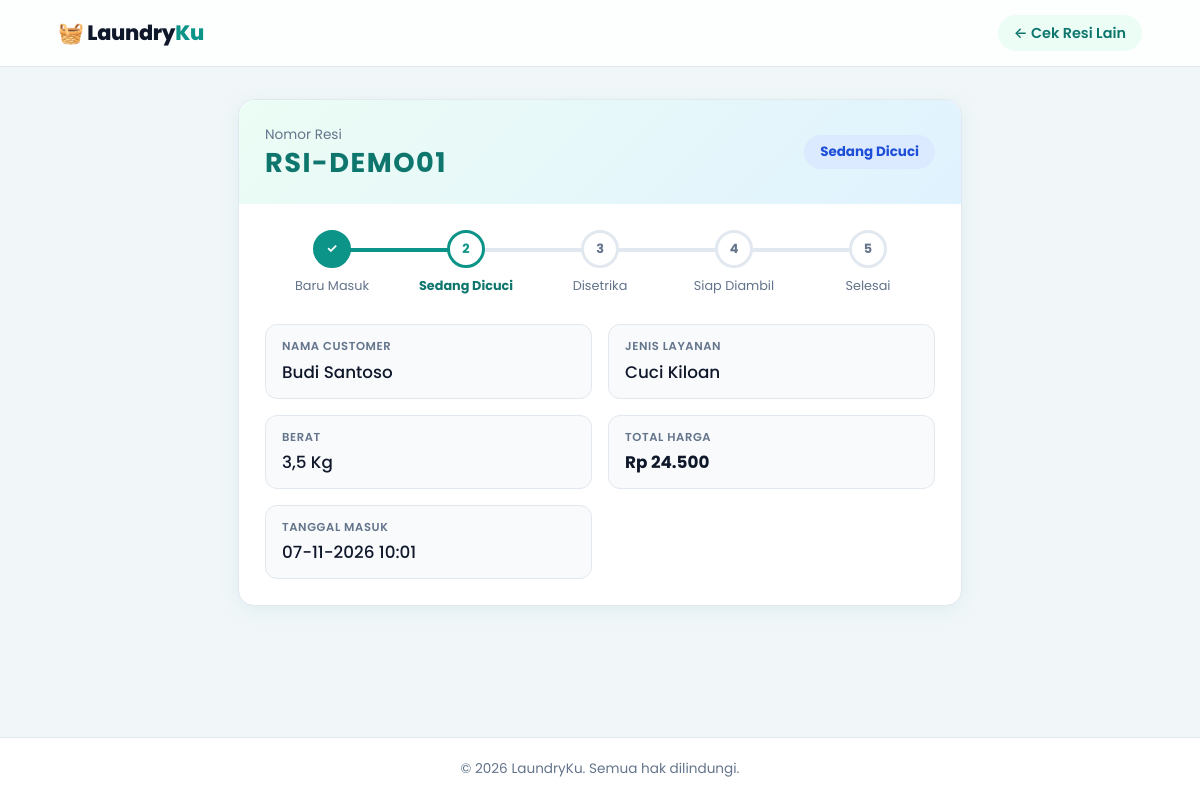
Screenshot of /detail-resi.php?resi=RSI-DEMO01 with the database file from the repository.
### tables this page shows
CREATE TABLE IF NOT EXISTS transaksi (
    id            INT UNSIGNED  NOT NULL AUTO_INCREMENT,
    no_resi       VARCHAR(20)   NOT NULL,
    nama_customer VARCHAR(100)  NOT NULL,
    no_hp         VARCHAR(20)   NOT NULL,
    jenis_layanan VARCHAR(50)   NOT NULL,
    berat_kg      DECIMAL(6,2)  NOT NULL,
    total_harga   INT UNSIGNED  NOT NULL,
    status_cucian ENUM('Baru Masuk','Sedang Dicuci','Disetrika','Siap Diambil','Selesai')
                  NOT NULL DEFAULT 'Baru Masuk',
    tanggal_masuk DATETIME      NOT NULL DEFAULT CURRENT_TIMESTAMP,
    PRIMARY KEY (id),
    UNIQUE KEY uq_transaksi_resi (no_resi),
    KEY idx_transaksi_status (status_cucian)
);

### config/database.php (called while the page is built, shortened)
<?php
function e($teks): string
{
    return htmlspecialchars((string) $teks, ENT_QUOTES, 'UTF-8');
}
function rupiah($angka): string
{
    return 'Rp ' . number_format((float) $angka, 0, ',', '.');
}
function tgl($datetime): string
{
    return date('d-m-Y H:i', strtotime($datetime));
}
function status_slug(string $status): string
{
    return strtolower(str_replace(' ', '-', $status));
}

### detail-resi.php (the view, shortened to what this page needs)
<?php
require __DIR__ . '/config/database.php';
$resi = strtoupper(trim($_GET['resi'] ?? ''));
$stmt = $conn->prepare('SELECT * FROM transaksi WHERE no_resi = ? LIMIT 1');
$stmt->bind_param('s', $resi);
$stmt->execute();
$data = $stmt->get_result()->fetch_assoc();
$indexStatus = array_search($data['status_cucian'], DAFTAR_STATUS, true);
?>
<!DOCTYPE html>
<html lang="id">
<head>
    <link rel="stylesheet" href="assets/css/style.css">
</head>
<body>
<header class="navbar">
    <div class="container navbar-inner">
        <a href="index.php" class="brand">🧺 Laundry<span>Ku</span></a>
        <nav><a href="index.php" class="nav-link">&larr; Cek Resi Lain</a></nav>
    </div>
</header>
<main class="container page-narrow">
    <div class="card">
        <div class="resi-head">
            <div>
                <p class="muted">Nomor Resi</p>
                <h1 class="resi-no"><?= e($data['no_resi']) ?></h1>
            </div>
            <span class="badge badge-<?= e(status_slug($data['status_cucian'])) ?>"><?= e($data['status_cucian']) ?></span>
        </div>
        <ol class="tracker" aria-label="Status pengerjaan">
            <?php foreach (DAFTAR_STATUS as $i => $s):
                $kelas = $i < $indexStatus ? 'done' : ($i === $indexStatus ? 'active' : '');
            ?>
                <li class="tracker-item <?= $kelas ?>">
                    <span class="tracker-dot"><?= $i < $indexStatus ? '✓' : $i + 1 ?></span>
                    <span class="tracker-label"><?= e($s) ?></span>
                </li>
            <?php endforeach; ?>
        </ol>
        <dl class="detail-grid">
            <div><dt>Nama Customer</dt><dd><?= e($data['nama_customer']) ?></dd></div>
            <div><dt>Jenis Layanan</dt><dd><?= e($data['jenis_layanan']) ?></dd></div>
            <div><dt>Berat</dt><dd><?= e(rtrim(rtrim(number_format((float) $data['berat_kg'], 2, ',', '.'), '0'), ',')) ?> Kg</dd></div>
            <div><dt>Total Harga</dt><dd><strong><?= rupiah($data['total_harga']) ?></strong></dd></div>
            <div><dt>Tanggal Masuk</dt><dd><?= e(tgl($data['tanggal_masuk'])) ?></dd></div>
        </dl>
    </div>
</main>
<footer class="footer">
    <div class="container">&copy; <?= date('Y') ?> LaundryKu. Semua hak dilindungi.</div>
</footer>
</body>
</html>

### assets/css/style.css (style rules this page uses)
:root { --primary: #0d9488; --primary-dark: #0f766e; --primary-light: #14b8a6; --primary-soft: #ecfdf5; --accent: #0ea5e9; --text: #0f172a; --muted: #64748b; --border: #e2e8f0; --bg: #f1f7f9; --card: #ffffff; --success: #15803d; --danger: #dc2626; --radius: 16px; --shadow-sm: 0 1px 2px rgba(15, 23, 42, .06); --shadow: 0 4px 20px rgba(15, 118, 110, .08); --shadow-lg: 0 14px 36px rgba(15, 118, 110, .16); }
* { box-sizing: border-box; }
html { -webkit-text-size-adjust: 100%; scroll-behavior: smooth; }
body { margin: 0; font-family: 'Poppins', system-ui, -apple-system, "Segoe UI", Roboto, Arial, sans-serif; font-size: 15.5px; line-height: 1.6; color: var(--text); background: var(--bg); min-height: 100vh; display: flex; flex-direction: column; }
main { flex: 1; padding-bottom: 48px; }
h1, h2, h3 { line-height: 1.25; margin: 0 0 .5em; font-weight: 700; }
h1 { font-size: 1.65rem; }
a { color: var(--primary); }
.container { width: 100%; max-width: 1120px; margin: 0 auto; padding: 0 18px; }
.page-narrow { max-width: 760px; padding-top: 32px; }
.muted { color: var(--muted); }
.navbar { background: rgba(255, 255, 255, .85); backdrop-filter: blur(10px); -webkit-backdrop-filter: blur(10px); border-bottom: 1px solid var(--border); position: sticky; top: 0; z-index: 20; }
.navbar-inner { display: flex; align-items: center; justify-content: space-between; min-height: 66px; gap: 12px; }
.nav-link { text-decoration: none; font-weight: 600; font-size: .9rem; padding: 8px 16px; border-radius: 99px; color: var(--primary-dark); background: var(--primary-soft); transition: background .2s, color .2s; }
.brand { font-size: 1.3rem; font-weight: 800; text-decoration: none; color: var(--text); letter-spacing: -.3px; }
.brand span { color: var(--primary); }
.card { background: var(--card); border: 1px solid var(--border); border-radius: var(--radius); box-shadow: var(--shadow); padding: 26px; }
.resi-head { display: flex; justify-content: space-between; align-items: center; gap: 12px; flex-wrap: wrap; margin: -26px -26px 26px; padding: 24px 26px; border-radius: var(--radius) var(--radius) 0 0; background: linear-gradient(135deg, var(--primary-soft), #e0f2fe); }
.resi-no { margin: 0; letter-spacing: 1.5px; font-size: 1.7rem; color: var(--primary-dark); }
.resi-head .muted { margin: 0; font-size: .85rem; }
.tracker { list-style: none; margin: 0 0 28px; padding: 0; display: flex; }
.tracker-item { flex: 1; text-align: center; position: relative; font-size: .8rem; color: var(--muted); }
.tracker-item::before { content: ""; position: absolute; top: 18px; left: -50%; width: 100%; height: 4px; background: var(--border); z-index: 0; border-radius: 4px; }
.tracker-item:first-child::before { display: none; }
.tracker-dot { position: relative; z-index: 1; display: inline-flex; width: 38px; height: 38px; align-items: center; justify-content: center; border-radius: 50%; background: #fff; border: 3px solid var(--border); color: var(--muted); font-weight: 700; margin-bottom: 8px; }
.tracker-label { display: block; padding: 0 2px; }
.tracker-item.done::before, .tracker-item.active::before { background: var(--primary); }
.tracker-item.done .tracker-dot { background: var(--primary); border-color: var(--primary); color: #fff; }
.tracker-item.active .tracker-dot { background: #fff; color: var(--primary); border-color: var(--primary); animation: denyut 1.8s infinite; }
.tracker-item.active .tracker-label { color: var(--primary-dark); font-weight: 700; }
.detail-grid { display: grid; grid-template-columns: repeat(2, 1fr); gap: 16px; margin: 0; }
.detail-grid > div { background: #f8fafc; border: 1px solid var(--border); border-radius: 12px; padding: 12px 16px; }
.detail-grid dt { font-size: .72rem; color: var(--muted); text-transform: uppercase; letter-spacing: .6px; font-weight: 600; }
.detail-grid dd { margin: 3px 0 0; font-size: 1.05rem; font-weight: 500; }
.badge { display: inline-block; padding: 6px 16px; border-radius: 99px; font-size: .84rem; font-weight: 700; background: #e5e7eb; color: #374151; }
.badge-sedang-dicuci { background: #dbeafe; color: #1d4ed8; }
.footer { border-top: 1px solid var(--border); background: #fff; padding: 20px 0; text-align: center; color: var(--muted); font-size: .85rem; }

### rows the page displays
transaksi: no_resi "RSI-DEMO01", status_cucian "Sedang Dicuci", nama_customer "Budi Santoso", jenis_layanan "Cuci Kiloan", berat_kg "3,5", total_harga "Rp 24.500", tanggal_masuk "07-11-2026 10:01"

### other values shown
$s "Baru Masuk"
$s "Sedang Dicuci"
$s "Disetrika"
$s "Siap Diambil"
$s "Selesai"
